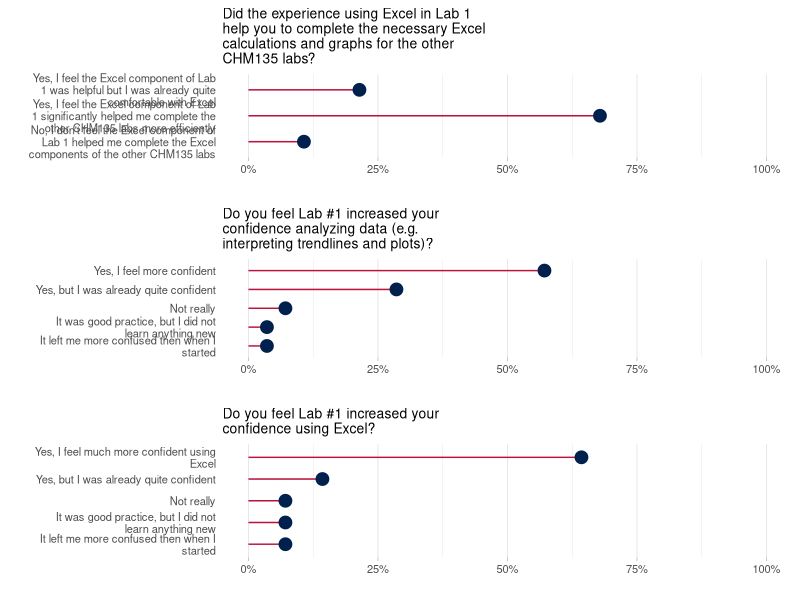

R code for this plot:
## ---- chunk 1

library(tidyverse)
library(scales) #for text wrap on x-axis

knitr::opts_chunk$set(echo = TRUE)
## ---- chunk 2

surveyData <- read_csv("./SurveyData/Lab1SurveyData.csv") %>%
  filter(time == "Apr. 2021") %>%
  group_by(QuestionID) %>%
  mutate( percent = count / sum(count)) %>%
  ungroup()

## ---- chunk 3

surveyPlot <- function(q, df, axisWidth = 30, subWidth = 40){
  
  df <- subset(df, QuestionID == q) 
  
  question <- str_wrap(unique(df$Question), subWidth)

  ggplot(df, aes(x = Answer, y = percent)) +
    geom_segment( aes(x=Answer, xend=Answer, y=0, yend=percent), colour = "#BB133E") +
    geom_point( color="#00204E", size=4) +
    labs(subtitle = question) +
    ylab("") +
    xlab("") +
    expand_limits(y = 1) +
    coord_flip() +
    scale_y_continuous(minor_breaks = seq(0, 1, 0.1)) +
    scale_y_continuous(labels=percent) +
    scale_x_discrete(labels = label_wrap(40)) +
    theme_light() +
    theme(
      panel.grid.major.y = element_blank(),
      panel.border = element_blank(),
      axis.ticks.y = element_blank(),
      text = element_text(size=10)
      )

}

p1 <- surveyPlot(q = 2, df = surveyData)
p2 <- surveyPlot(q = 3, df = surveyData)
p3 <- surveyPlot(q = 4, df = surveyData)

#gridExtra::grid.arrange(p1, p2, p3, ncol = 1)
cowplot::plot_grid(p1, p2, p3, ncol = 1, align = "v")

